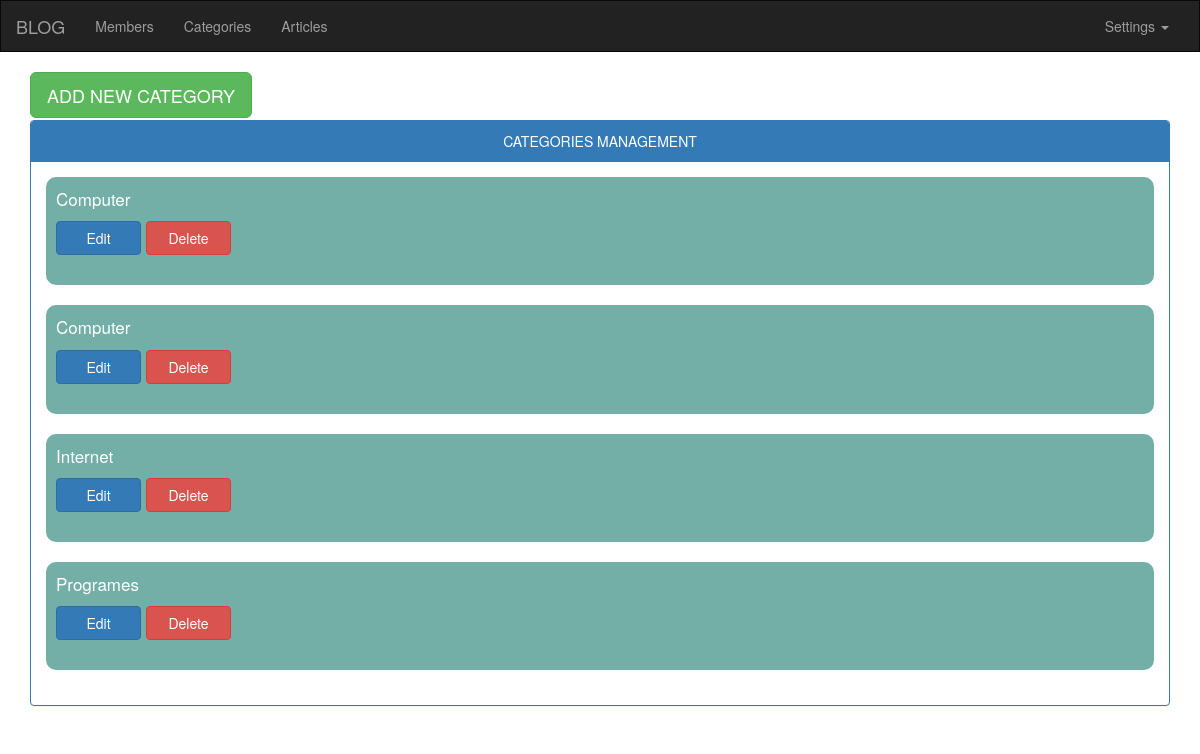
The page /admin/cat.php (signed in) on the database as committed earlier.
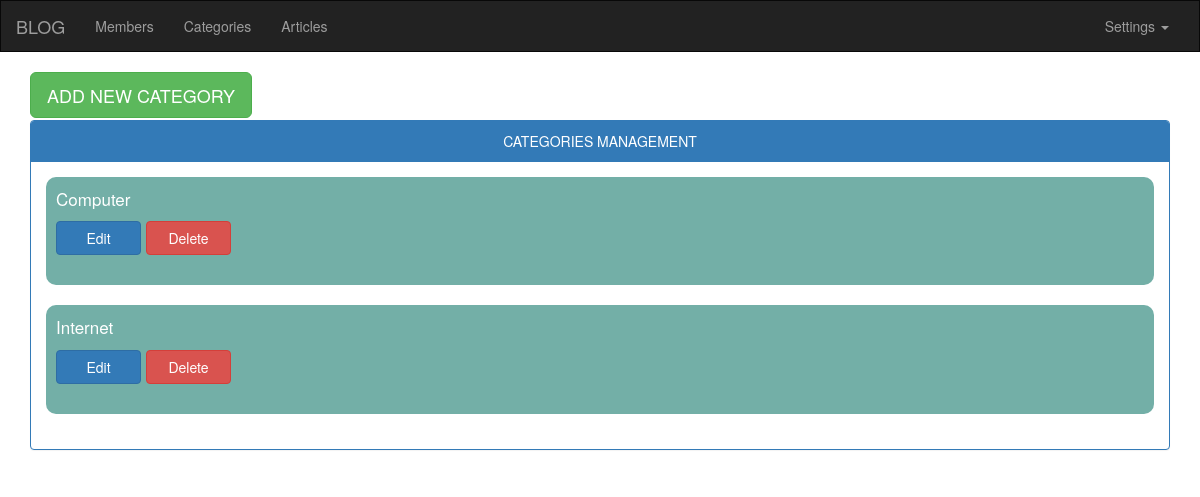
The same page on the database as committed later.
### tables this page shows
CREATE TABLE `categories` (
  `id` int(11) NOT NULL,
  `catname` varchar(50) NOT NULL,
  `catdesc` varchar(75) NOT NULL,
  `catstatus` int(11) NOT NULL DEFAULT '0',
  `cat_user` int(11) NOT NULL
);

### admin/functions/functions.php (called while the page is built, shortened)
<?php
function getFromTable($tbls){
  global $connect;
  $getTable = $connect->prepare("SELECT * FROM $tbls");
  $getTable->execute();
  $tables = $getTable->fetchAll();
  return $tables;
}

### admin/cat.php (the view, shortened to what this page needs)
<?php
if(isset($_SESSION['username'])){
$cat = "";
if(isset($_GET['name'])){
  $cat = $_GET['name'];
}else {
  $cat = "Manage";
}
if($cat == "Add"){ ?>
  <form action="?name=Insert" method="POST">
    <h1 class="text-center">ADD NEW CATEGORY</h1>
    <input class="form-control input-lg" type="text" name="cat_name" placeholder="Insert name of category" />
    <input class="form-control input-lg" type="text" name="cat_desc" placeholder="Description of category" />
    <div>
      <input type="checkbox" id="show" name="showCat" />
      <label for="show">SHOW OR HIDE</label>
    </div>
    <input class="btn btn-success btn-lg" type="submit" name="submit" value="ADD NEW CATEGORY" />
  </form>
<?php }elseif ($cat == "Manage") { ?>
  <div class="container">
    <a class="btn btn-success btn-lg add" href="?name=Add">ADD NEW CATEGORY</a>
    <div class="panel panel-primary">
      <div class="panel-heading text-center">CATEGORIES MANAGEMENT</div>
      <div class="panel-body">
        <?php
          $cats = getFromTable("categories");
          foreach($cats as $cat){
            echo "<div class='catmanage'>";
              echo "<p>" . $cat['catname'] . "</p>";
              echo "<a class='btn btn-primary' href='?name=Edit&id=" . $cat['id'] . "'>Edit</a>";
              echo "<a class='btn btn-danger' href='?name=Delete&id=" . $cat['id'] . "'>Delete</a>";
            echo "</div>";
          }
        ?>
      </div>
    </div>
  </div>
<?php }
}else {
  header("Location: index.php");
  exit();
}
?>
<?php require "includes/tmp/footer.php"; ?>

Rows that differ between the two databases and show on the page:
removed categories: catname "Computer"
removed categories: catname "Programes"
